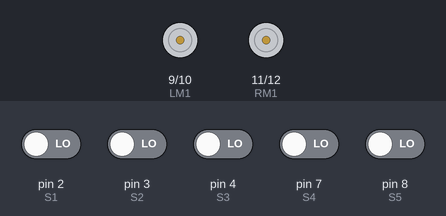
This sketch was run on a simulated Arduino Uno, built with avr-gcc and run on an emulated ATmega328P. Shown: motor-driver pin pairs drawn as motors (green arrow = first pin HIGH = forward, orange = second pin HIGH = backward, longer = more drive, scaled by the enable pin). Inputs (shaded band) come from the test bench; at power-on: pin 2 (S1), pin 3 (S2), pin 4 (S3), pin 7 (S4), pin 8 (S5) LOW.

Above: at 1.2 s.
1.3 s: pin 2 (S1) driven HIGH and pin 3 (S2) driven HIGH
At 3.0 s:
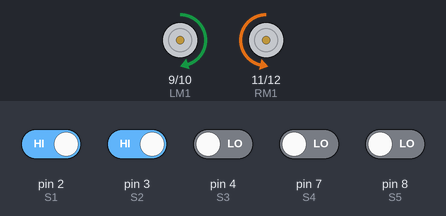
3.6 s: pin 8 (S5) driven HIGH
At 4.3 s:
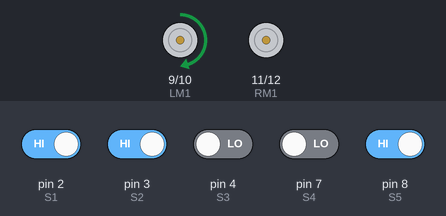
5.2 s: pin 7 (S4) driven HIGH
At 6.4 s:
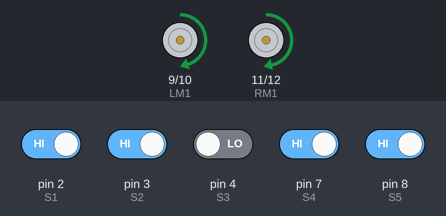
6.7 s: pin 3 (S2) driven LOW
At 7.7 s:
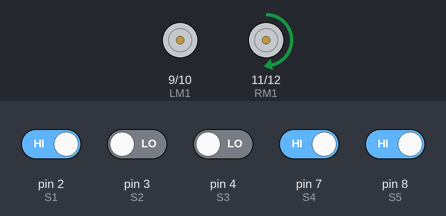
8.2 s: pin 3 (S2) driven HIGH
At 8.9 s:
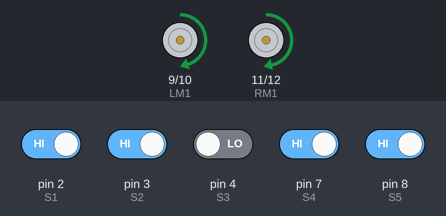
9.7 s: pin 7 (S4) driven LOW
At 10.0 s:
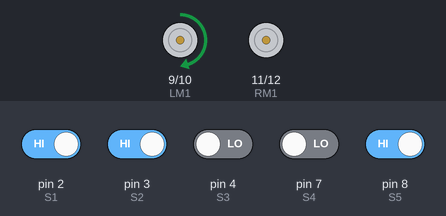
Timing chart, 0 to 12.2 s (numbered marks = the images above; inputs shaded):
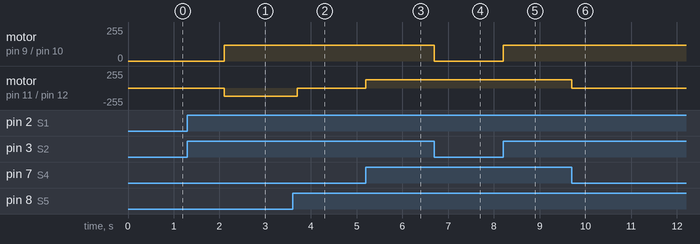

The sketch:

RightT.ino
```cpp
int S1 = 2;// left far sensor
int S2 = 3;// left near sensor
int S3 = 4;//
int S4 = 7;
int S5 = 8;
int LM1 = 9;      // left motor
int LM2 = 10;      // left motor
int RM1 = 11;      // right motor
int RM2 = 12;      // right motor
int A;
int B;
int C;
int D;
int E;
int en1=5;
int en2=6;
const int w = 0;     // low
const int b = 1 ;    // high
void setup()
{
  pinMode(S1, INPUT);
  pinMode(S2, INPUT);
  pinMode(S3, INPUT);
  pinMode(S4, INPUT);
  pinMode(S5, INPUT);
  pinMode(LM1, OUTPUT);
  pinMode(LM2, OUTPUT);
  pinMode(RM1, OUTPUT);
  pinMode(RM2, OUTPUT);
  pinMode(en1,OUTPUT);
  pinMode(en2,OUTPUT);
}

void loop()
{
 A = digitalRead(S1);
 B = digitalRead(S2);
 C = digitalRead(S3);
 D = digitalRead(S4);
 E = digitalRead(S5);

   if(A == b && B== b && C== w && D== b && E == b)
 {
  straight();
 }
   if (A==b && B==w && C==w && D==b && E==b || A==b && B==w && C==b && D==b && E==b )
  {
    leftcurve();
  }
  if(A==b && B==b && C==w && D==w && E==b ||  A==b && B==b && C==b && D==w && E==b  )
  {
    rightcurve();
  }
  if(A == b && B== b && C== w && D==w && E == w)//rightT
  {delay(800);
    right();
  }
    else if(A == b && B== b && C== w && D== b && E == b)
    {
      straight();
    }

  }


void straight()
{
  analogWrite(en1,120);
  analogWrite(en2,125);

 digitalWrite(LM1,HIGH);
 digitalWrite(LM2,LOW);
 digitalWrite(RM1,HIGH);
 digitalWrite(RM2,LOW);;
}
void leftcurve()
{
 analogWrite(en1,120);
   analogWrite(en2,125);

    digitalWrite(LM1,LOW);
 digitalWrite(LM2,LOW);
 digitalWrite(RM1,HIGH);
 digitalWrite(RM2,LOW);
}
void rightcurve()
{
  analogWrite(en1,120);
   analogWrite(en2,125);

    digitalWrite(LM1,HIGH);
 digitalWrite(LM2,LOW);
 digitalWrite(RM1,LOW);
 digitalWrite(RM2,LOW);
}
void right()
{
   do
  {
    analogWrite(en1,120);
   analogWrite(en2,125);

  digitalWrite(LM1,HIGH);
 digitalWrite(LM2,LOW);
 digitalWrite(RM1,LOW);
 digitalWrite(RM2,HIGH);
}while (A != b && B != b && C != w && D != b && E != b);
}

void stop1()
{
    analogWrite(en1,0);
   analogWrite(en2,0);

  digitalWrite(LM1,LOW);
 digitalWrite(LM2,LOW);
 digitalWrite(RM1,LOW);
 digitalWrite(RM2,LOW);
}
```

Measured:
- after the input at 1.3 s, motor on pin 9 (LM1) / pin 10 (LM2): stopped → forward 120/255 after 0.80 s; motor on pin 11 (RM1) / pin 12 (RM2): stopped → backward 125/255 after 0.80 s
- after the input at 3.6 s, motor on pin 11 (RM1) / pin 12 (RM2): backward 125/255 → stopped after 0.10 s
- after the input at 5.2 s, motor on pin 11 (RM1) / pin 12 (RM2): stopped → forward 125/255 at once
- after the input at 6.7 s, motor on pin 9 (LM1) / pin 10 (LM2): forward 120/255 → stopped at once
- after the input at 8.2 s, motor on pin 9 (LM1) / pin 10 (LM2): stopped → forward 120/255 at once
- after the input at 9.7 s, motor on pin 11 (RM1) / pin 12 (RM2): forward 125/255 → stopped at once
